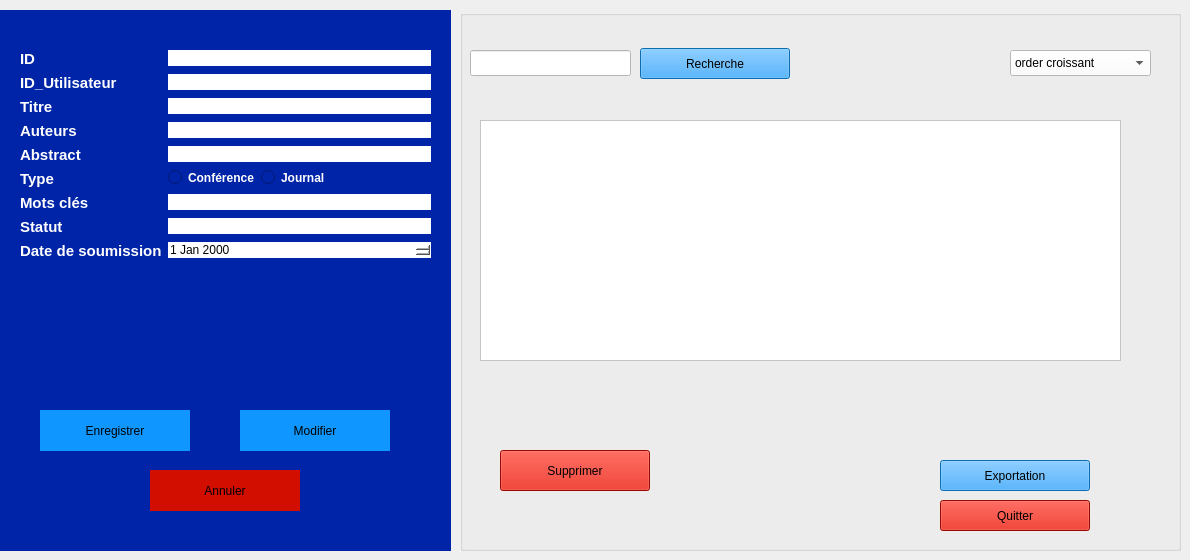
     <widget class="QWidget" name="stackedWidgetPage2">
      <widget class="QGroupBox" name="groupBox_2">
       <property name="geometry">
        <rect>
         <x>0</x>
         <y>10</y>
         <width>451</width>
         <height>541</height>
        </rect>
       </property>
       <property name="styleSheet">
        <string notr="true">background-color: rgb(0, 36, 168);
border: #A8D3F0;</string>
       </property>
       <property name="title">
        <string/>
       </property>
       <widget class="QWidget" name="formLayoutWidget">
        <property name="geometry">
         <rect>
          <x>20</x>
          <y>40</y>
          <width>411</width>
          <height>331</height>
         </rect>
        </property>
        <layout class="QFormLayout" name="formLayout">
         <item row="0" column="0">
          <widget class="QLabel" name="label">
           <property name="text">
            <string>&lt;html&gt;&lt;head/&gt;&lt;body&gt;&lt;p&gt;&lt;span style=&quot; font-size:11pt; font-weight:700; color:#ffffff;&quot;&gt;ID&lt;/span&gt;&lt;/p&gt;&lt;/body&gt;&lt;/html&gt;</string>
           </property>
          </widget>
         </item>
         <item row="0" column="1">
          <widget class="QLineEdit" name="idPub">
           <property name="contextMenuPolicy">
            <enum>Qt::ContextMenuPolicy::ActionsContextMenu</enum>
           </property>
           <property name="styleSheet">
            <string notr="true">background-color: rgb(255, 255, 255);
</string>
           </property>
          </widget>
         </item>
         <item row="1" column="0">
          <widget class="QLabel" name="label_9">
           <property name="text">
            <string>&lt;html&gt;&lt;head/&gt;&lt;body&gt;&lt;p&gt;&lt;span style=&quot; font-size:11pt; font-weight:700; color:#ffffff;&quot;&gt;ID_Utilisateur&lt;/span&gt;&lt;/p&gt;&lt;/body&gt;&lt;/html&gt;</string>
           </property>
          </widget>
         </item>
         <item row="1" column="1">
          <widget class="QLineEdit" name="Id_utilisateur">
           <property name="styleSheet">
            <string notr="true">background-color: rgb(255, 255, 255);</string>
           </property>
          </widget>
         </item>
         <item row="2" column="0">
          <widget class="QLabel" name="label_2">
           <property name="text">
            <string>&lt;html&gt;&lt;head/&gt;&lt;body&gt;&lt;p&gt;&lt;span style=&quot; font-size:11pt; font-weight:700; color:#ffffff;&quot;&gt;Titre&lt;/span&gt;&lt;/p&gt;&lt;/body&gt;&lt;/html&gt;</string>
           </property>
          </widget>
         </item>
         <item row="2" column="1">
          <widget class="QLineEdit" name="titrePub">
           <property name="styleSheet">
            <string notr="true">background-color: rgb(255, 255, 255);</string>
           </property>
          </widget>
         </item>
         <item row="3" column="0">
          <widget class="QLabel" name="label_3">
           <property name="text">
            <string>&lt;html&gt;&lt;head/&gt;&lt;body&gt;&lt;p&gt;&lt;span style=&quot; font-size:11pt; font-weight:700; color:#ffffff;&quot;&gt;Auteurs&lt;/span&gt;&lt;/p&gt;&lt;/body&gt;&lt;/html&gt;</string>
           </property>
          </widget>
         </item>
         <item row="3" column="1">
          <widget class="QLineEdit" name="auteurPub">
           <property name="styleSheet">
            <string notr="true">background-color: rgb(255, 255, 255);</string>
           </property>
          </widget>
         </item>
         <item row="4" column="0">
          <widget class="QLabel" name="label_4">
           <property name="text">
            <string>&lt;html&gt;&lt;head/&gt;&lt;body&gt;&lt;p&gt;&lt;span style=&quot; font-size:11pt; font-weight:700; color:#ffffff;&quot;&gt;Abstract&lt;/span&gt;&lt;/p&gt;&lt;/body&gt;&lt;/html&gt;</string>
           </property>
          </widget>
         </item>
         <item row="4" column="1">
          <widget class="QLineEdit" name="abstractPub">
           <property name="styleSheet">
            <string notr="true">background-color: rgb(255, 255, 255);
</string>
           </property>
          </widget>
         </item>
         <item row="5" column="0">
          <widget class="QLabel" name="label_5">
           <property name="text">
            <string>&lt;html&gt;&lt;head/&gt;&lt;body&gt;&lt;p&gt;&lt;span style=&quot; font-size:11pt; font-weight:700; color:#ffffff;&quot;&gt;Type&lt;/span&gt;&lt;/p&gt;&lt;/body&gt;&lt;/html&gt;</string>
           </property>
          </widget>
         </item>
         <item row="5" column="1">
          <layout class="QFormLayout" name="formLayout_2">
           <item row="0" column="0">
            <widget class="QRadioButton" name="radioButton_Admin_3">
             <property name="styleSheet">
              <string notr="true">color: white; font-weight: bold;</string>
             </property>
             <property name="text">
              <string>Conférence</string>
             </property>
            </widget>
           </item>
           <item row="0" column="1">
            <widget class="QRadioButton" name="radioButton_Admin_4">
             <property name="styleSheet">
              <string notr="true">color: white; font-weight: bold;</string>
             </property>
             <property name="text">
              <string>Journal</string>
             </property>
            </widget>
           </item>
          </layout>
         </item>
         <item row="6" column="0">
          <widget class="QLabel" name="label_6">
           <property name="text">
            <string>&lt;html&gt;&lt;head/&gt;&lt;body&gt;&lt;p&gt;&lt;span style=&quot; font-size:11pt; font-weight:700; color:#ffffff;&quot;&gt;Mots clés&lt;/span&gt;&lt;/p&gt;&lt;/body&gt;&lt;/html&gt;</string>
           </property>
          </widget>
         </item>
         <item row="6" column="1">
          <widget class="QLineEdit" name="mot_clePub">
           <property name="styleSheet">
            <string notr="true">background-color: rgb(255, 255, 255);</string>
           </property>
          </widget>
         </item>
         <item row="7" column="0">
          <widget class="QLabel" name="label_7">
           <property name="text">
            <string>&lt;html&gt;&lt;head/&gt;&lt;body&gt;&lt;p&gt;&lt;span style=&quot; font-size:11pt; font-weight:700; color:#ffffff;&quot;&gt;Statut&lt;/span&gt;&lt;/p&gt;&lt;/body&gt;&lt;/html&gt;</string>
           </property>
          </widget>
         </item>
         <item row="7" column="1">
          <widget class="QLineEdit" name="statutPub">
           <property name="styleSheet">
            <string notr="true">background-color: rgb(255, 255, 255);</string>
           </property>
          </widget>
         </item>
         <item row="8" column="1">
          <widget class="QDateEdit" name="datePub">
           <property name="styleSheet">
            <string notr="true">background-color: rgb(255, 255, 255);</string>
           </property>
          </widget>
         </item>
         <item row="8" column="0">
          <widget class="QLabel" name="label_8">
           <property name="text">
            <string>&lt;html&gt;&lt;head/&gt;&lt;body&gt;&lt;p&gt;&lt;span style=&quot; font-size:11pt; font-weight:700; color:#ffffff;&quot;&gt;Date de soumission&lt;/span&gt;&lt;/p&gt;&lt;/body&gt;&lt;/html&gt;</string>
           </property>
          </widget>
         </item>
        </layout>
       </widget>
       <widget class="QPushButton" name="enregistrer">
        <property name="geometry">
         <rect>
          <x>40</x>
          <y>400</y>
          <width>150</width>
          <height>41</height>
         </rect>
        </property>
        <property name="minimumSize">
         <size>
          <width>0</width>
          <height>0</height>
         </size>
        </property>
        <property name="styleSheet">
         <string notr="true">background-color: rgb(16, 151, 255);
</string>
        </property>
        <property name="text">
         <string>Enregistrer</string>
        </property>
       </widget>
       <widget class="QPushButton" name="modif">
        <property name="geometry">
         <rect>
          <x>240</x>
          <y>400</y>
          <width>150</width>
          <height>41</height>
         </rect>
        </property>
        <property name="styleSheet">
         <string notr="true">background-color: rgb(16, 151, 255);
</string>
        </property>
        <property name="text">
         <string>Modifier</string>
        </property>
       </widget>
       <widget class="QPushButton" name="annuler">
        <property name="geometry">
         <rect>
          <x>150</x>
          <y>460</y>
          <width>150</width>
          <height>41</height>
         </rect>
        </property>
        <property name="styleSheet">
         <string notr="true">background-color: rgb(209, 14, 0);
</string>
        </property>
        <property name="text">
         <string>Annuler</string>
        </property>
       </widget>
      </widget>
      <widget class="QGroupBox" name="groupBox_Session_List_5">
       <property name="geometry">
        <rect>
         <x>460</x>
         <y>10</y>
         <width>721</width>
         <height>541</height>
        </rect>
       </property>
       <property name="styleSheet">
        <string notr="true">background-color: rgb(0, 36, 168);
border: #A8D3F0;
/* Style pour tous les GroupBox */
QGroupBox {
    border: 2px solid #2c3e50; /* Couleur de la bordure */
    border-radius: 15px;      /* Même arrondi que les boutons */
    margin-top: 20px;         /* Espace pour le titre en haut */
    font-weight: bold;
    color: #2c3e50;
}
/* Style spécifique pour le titre du GroupBox */
QGroupBox::title {
    subcontrol-origin: margin;
    subcontrol-position: top center; /* Place le titre en haut au centre */
    padding: 0 10px;
}</string>
       </property>
       <property name="title">
        <string/>
       </property>
       <widget class="QLineEdit" name="rechSession_5">
        <property name="geometry">
         <rect>
          <x>10</x>
          <y>40</y>
          <width>161</width>
          <height>26</height>
         </rect>
        </property>
        <property name="styleSheet">
         <string notr="true">background-color: rgb(255, 255, 255);</string>
        </property>
       </widget>
       <widget class="QPushButton" name="rechercheSession_5">
        <property name="geometry">
         <rect>
          <x>180</x>
          <y>38</y>
          <width>150</width>
          <height>31</height>
         </rect>
        </property>
        <property name="styleSheet">
         <string notr="true">background-color: rgb(16, 151, 255);
</string>
        </property>
        <property name="text">
         <string>Recherche</string>
        </property>
       </widget>
       <widget class="QPushButton" name="SuppSession_5">
        <property name="geometry">
         <rect>
          <x>40</x>
          <y>440</y>
          <width>150</width>
          <height>41</height>
         </rect>
        </property>
        <property name="styleSheet">
         <string notr="true">background-color: rgb(209, 14, 0);</string>
        </property>
        <property name="text">
         <string>Supprimer</string>
        </property>
       </widget>
       <widget class="QPushButton" name="quitterSession_5">
        <property name="geometry">
         <rect>
          <x>480</x>
          <y>490</y>
          <width>150</width>
          <height>31</height>
         </rect>
        </property>
        <property name="styleSheet">
         <string notr="true">background-color: rgb(209, 14, 0);
</string>
        </property>
        <property name="text">
         <string>Quitter</string>
        </property>
       </widget>
       <widget class="QPushButton" name="expoSession_5">
        <property name="geometry">
         <rect>
          <x>480</x>
          <y>450</y>
          <width>150</width>
          <height>31</height>
         </rect>
        </property>
        <property name="styleSheet">
         <string notr="true">background-color: rgb(16, 151, 255);
</string>
        </property>
        <property name="text">
         <string>Exportation</string>
        </property>
       </widget>
       <widget class="QComboBox" name="comboBox_9">
        <property name="geometry">
         <rect>
          <x>550</x>
          <y>40</y>
          <width>141</width>
          <height>26</height>
         </rect>
        </property>
        <property name="palette">
         <palette>
          <active>
           <colorrole role="WindowText">
            <brush brushstyle="SolidPattern">
             <color alpha="255">
              <red>0</red>
              <green>0</green>
              <blue>0</blue>
             </color>
            </brush>
           </colorrole>
           <colorrole role="Button">
            <brush brushstyle="SolidPattern">
             <color alpha="255">
              <red>255</red>
              <green>255</green>
              <blue>255</blue>
             </color>
            </brush>
           </colorrole>
           <colorrole role="Light">
            <brush brushstyle="SolidPattern">
             <color alpha="255">
              <red>255</red>
              <green>255</green>
              <blue>255</blue>
             </color>
            </brush>
           </colorrole>
           <colorrole role="Midlight">
            <brush brushstyle="SolidPattern">
             <color alpha="255">
              <red>255</red>
              <green>255</green>
              <blue>255</blue>
             </color>
            </brush>
           </colorrole>
           <colorrole role="Dark">
            <brush brushstyle="SolidPattern">
             <color alpha="255">
              <red>127</red>
              <green>127</green>
              <blue>127</blue>
             </color>
            </brush>
           </colorrole>
           <colorrole role="Mid">
            <brush brushstyle="SolidPattern">
             <color alpha="255">
              <red>170</red>
              <green>170</green>
              <blue>170</blue>
             </color>
            </brush>
           </colorrole>
           <colorrole role="Text">
            <brush brushstyle="SolidPattern">
             <color alpha="255">
              <red>0</red>
              <green>0</green>
              <blue>0</blue>
             </color>
            </brush>
           </colorrole>
           <colorrole role="BrightText">
            <brush brushstyle="SolidPattern">
             <color alpha="255">
              <red>255</red>
              <green>255</green>
              <blue>255</blue>
             </color>
            </brush>
           </colorrole>
           <colorrole role="ButtonText">
            <brush brushstyle="SolidPattern">
             <color alpha="255">
              <red>0</red>
              <green>0</green>
              <blue>0</blue>
             </color>
            </brush>
           </colorrole>
           <colorrole role="Base">
            <brush brushstyle="SolidPattern">
             <color alpha="255">
              <red>255</red>
              <green>255</green>
              <blue>255</blue>
             </color>
            </brush>
           </colorrole>
           <colorrole role="Window">
            <brush brushstyle="SolidPattern">
             <color alpha="255">
              <red>255</red>
              <green>255</green>
              <blue>255</blue>
             </color>
            </brush>
           </colorrole>
           <colorrole role="Shadow">
            <brush brushstyle="SolidPattern">
             <color alpha="255">
              <red>0</red>
              <green>0</green>
              <blue>0</blue>
             </color>
            </brush>
           </colorrole>
           <colorrole role="AlternateBase">
            <brush brushstyle="SolidPattern">
             <color alpha="255">
              <red>255</red>
              <green>255</green>
              <blue>255</blue>
             </color>
            </brush>
           </colorrole>
           <colorrole role="ToolTipBase">
            <brush brushstyle="SolidPattern">
             <color alpha="255">
              <red>255</red>
              <green>255</green>
              <blue>220</blue>
             </color>
            </brush>
           </colorrole>
           <colorrole role="ToolTipText">
            <brush brushstyle="SolidPattern">
             <color alpha="255">
              <red>0</red>
              <green>0</green>
              <blue>0</blue>
             </color>
            </brush>
           </colorrole>
           <colorrole role="PlaceholderText">
            <brush brushstyle="SolidPattern">
             <color alpha="127">
              <red>0</red>
              <green>0</green>
              <blue>0</blue>
             </color>
            </brush>
           </colorrole>
           <colorrole role="Accent">
            <brush brushstyle="SolidPattern">
             <color alpha="255">
              <red>255</red>
              <green>255</green>
              <blue>255</blue>
             </color>
            </brush>
           </colorrole>
          </active>
          <inactive>
           <colorrole role="WindowText">
            <brush brushstyle="SolidPattern">
             <color alpha="255">
              <red>0</red>
              <green>0</green>
              <blue>0</blue>
             </color>
            </brush>
           </colorrole>
           <colorrole role="Button">
            <brush brushstyle="SolidPattern">
             <color alpha="255">
              <red>255</red>
              <green>255</green>
              <blue>255</blue>
             </color>
            </brush>
           </colorrole>
           <colorrole role="Light">
            <brush brushstyle="SolidPattern">
             <color alpha="255">
              <red>255</red>
              <green>255</green>
              <blue>255</blue>
             </color>
            </brush>
           </colorrole>
           <colorrole role="Midlight">
            <brush brushstyle="SolidPattern">
             <color alpha="255">
              <red>255</red>
              <green>255</green>
              <blue>255</blue>
             </color>
            </brush>
           </colorrole>
           <colorrole role="Dark">
            <brush brushstyle="SolidPattern">
             <color alpha="255">
              <red>127</red>
              <green>127</green>
              <blue>127</blue>
             </color>
            </brush>
           </colorrole>
           <colorrole role="Mid">
            <brush brushstyle="SolidPattern">
             <color alpha="255">
              <red>170</red>
              <green>170</green>
              <blue>170</blue>
             </color>
            </brush>
           </colorrole>
           <colorrole role="Text">
            <brush brushstyle="SolidPattern">
             <color alpha="255">
              <red>0</red>
              <green>0</green>
              <blue>0</blue>
             </color>
            </brush>
           </colorrole>
           <colorrole role="BrightText">
            <brush brushstyle="SolidPattern">
             <color alpha="255">
              <red>255</red>
              <green>255</green>
              <blue>255</blue>
             </color>
            </brush>
           </colorrole>
           <colorrole role="ButtonText">
            <brush brushstyle="SolidPattern">
             <color alpha="255">
              <red>0</red>
              <green>0</green>
              <blue>0</blue>
             </color>
            </brush>
           </colorrole>
           <colorrole role="Base">
            <brush brushstyle="SolidPattern">
             <color alpha="255">
              <red>255</red>
              <green>255</green>
              <blue>255</blue>
             </color>
            </brush>
           </colorrole>
           <colorrole role="Window">
            <brush brushstyle="SolidPattern">
             <color alpha="255">
              <red>255</red>
              <green>255</green>
              <blue>255</blue>
             </color>
            </brush>
           </colorrole>
           <colorrole role="Shadow">
            <brush brushstyle="SolidPattern">
             <color alpha="255">
              <red>0</red>
              <green>0</green>
              <blue>0</blue>
             </color>
            </brush>
           </colorrole>
           <colorrole role="AlternateBase">
            <brush brushstyle="SolidPattern">
             <color alpha="255">
              <red>255</red>
              <green>255</green>
              <blue>255</blue>
             </color>
            </brush>
           </colorrole>
           <colorrole role="ToolTipBase">
            <brush brushstyle="SolidPattern">
             <color alpha="255">
              <red>255</red>
              <green>255</green>
              <blue>220</blue>
             </color>
            </brush>
           </colorrole>
           <colorrole role="ToolTipText">
            <brush brushstyle="SolidPattern">
             <color alpha="255">
              <red>0</red>
              <green>0</green>
              <blue>0</blue>
             </color>
            </brush>
           </colorrole>
           <colorrole role="PlaceholderText">
            <brush brushstyle="SolidPattern">
             <color alpha="127">
              <red>0</red>
              <green>0</green>
              <blue>0</blue>
             </color>
            </brush>
           </colorrole>
           <colorrole role="Accent">
            <brush brushstyle="SolidPattern">
             <color alpha="255">
              <red>255</red>
              <green>255</green>
              <blue>255</blue>
             </color>
            </brush>
           </colorrole>
          </inactive>
          <disabled>
           <colorrole role="WindowText">
            <brush brushstyle="SolidPattern">
             <color alpha="255">
              <red>127</red>
              <green>127</green>
              <blue>127</blue>
             </color>
            </brush>
           </colorrole>
           <colorrole role="Button">
            <brush brushstyle="SolidPattern">
             <color alpha="255">
              <red>255</red>
              <green>255</green>
              <blue>255</blue>
             </color>
            </brush>
           </colorrole>
           <colorrole role="Light">
            <brush brushstyle="SolidPattern">
             <color alpha="255">
              <red>255</red>
              <green>255</green>
              <blue>255</blue>
             </color>
            </brush>
           </colorrole>
           <colorrole role="Midlight">
            <brush brushstyle="SolidPattern">
             <color alpha="255">
              <red>255</red>
              <green>255</green>
              <blue>255</blue>
             </color>
            </brush>
           </colorrole>
           <colorrole role="Dark">
            <brush brushstyle="SolidPattern">
             <color alpha="255">
              <red>127</red>
              <green>127</green>
              <blue>127</blue>
             </color>
            </brush>
           </colorrole>
           <colorrole role="Mid">
            <brush brushstyle="SolidPattern">
             <color alpha="255">
              <red>170</red>
              <green>170</green>
              <blue>170</blue>
             </color>
            </brush>
           </colorrole>
           <colorrole role="Text">
            <brush brushstyle="SolidPattern">
             <color alpha="255">
              <red>127</red>
              <green>127</green>
              <blue>127</blue>
             </color>
            </brush>
           </colorrole>
           <colorrole role="BrightText">
            <brush brushstyle="SolidPattern">
             <color alpha="255">
              <red>255</red>
              <green>255</green>
              <blue>255</blue>
             </color>
            </brush>
           </colorrole>
           <colorrole role="ButtonText">
            <brush brushstyle="SolidPattern">
             <color alpha="255">
              <red>127</red>
              <green>127</green>
              <blue>127</blue>
             </color>
            </brush>
           </colorrole>
           <colorrole role="Base">
            <brush brushstyle="SolidPattern">
             <color alpha="255">
              <red>255</red>
              <green>255</green>
              <blue>255</blue>
             </color>
            </brush>
           </colorrole>
           <colorrole role="Window">
            <brush brushstyle="SolidPattern">
             <color alpha="255">
              <red>255</red>
              <green>255</green>
              <blue>255</blue>
             </color>
            </brush>
           </colorrole>
           <colorrole role="Shadow">
            <brush brushstyle="SolidPattern">
             <color alpha="255">
              <red>0</red>
              <green>0</green>
              <blue>0</blue>
             </color>
            </brush>
           </colorrole>
           <colorrole role="AlternateBase">
            <brush brushstyle="SolidPattern">
             <color alpha="255">
              <red>255</red>
              <green>255</green>
              <blue>255</blue>
             </color>
            </brush>
           </colorrole>
           <colorrole role="ToolTipBase">
            <brush brushstyle="SolidPattern">
             <color alpha="255">
              <red>255</red>
              <green>255</green>
              <blue>220</blue>
             </color>
            </brush>
           </colorrole>
           <colorrole role="ToolTipText">
            <brush brushstyle="SolidPattern">
             <color alpha="255">
              <red>0</red>
              <green>0</green>
              <blue>0</blue>
             </color>
            </brush>
           </colorrole>
           <colorrole role="PlaceholderText">
            <brush brushstyle="SolidPattern">
             <color alpha="127">
              <red>127</red>
              <green>127</green>
              <blue>127</blue>
             </color>
            </brush>
           </colorrole>
           <colorrole role="Accent">
            <brush brushstyle="SolidPattern">
             <color alpha="255">
              <red>255</red>
              <green>255</green>
              <blue>255</blue>
             </color>
            </brush>
           </colorrole>
          </disabled>
         </palette>
        </property>
        <property name="styleSheet">
         <string notr="true">background-color: rgb(255, 255, 255);</string>
        </property>
        <item>
         <property name="text">
          <string>order croissant</string>
         </property>
        </item>
        <item>
         <property name="text">
          <string>order decroissant</string>
         </property>
        </item>
       </widget>
       <widget class="QTableWidget" name="tableWidget_9">
        <property name="geometry">
         <rect>
          <x>20</x>
          <y>110</y>
          <width>641</width>
          <height>241</height>
         </rect>
        </property>
        <property name="styleSheet">
         <string notr="true">background-color: rgb(255, 255, 255);</string>
        </property>
       </widget>
      </widget>
     </widget>
